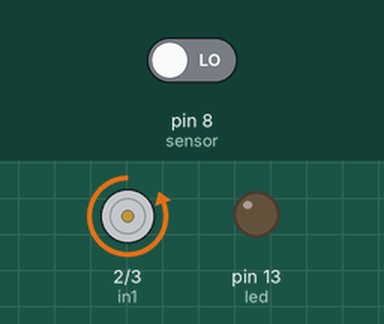
Recording of a sketch running on a simulated Arduino Uno, built with avr-gcc and run on an emulated ATmega328P. Parts: motor-driver pin pairs drawn as motors (green arrow = first pin HIGH = forward, orange = second pin HIGH = backward, longer = more drive), output pins drawn as LEDs (lit = HIGH). Inputs (shaded band) come from the test bench; at power-on: pin 8 (sensor) LOW.

Above: at 14.2 s.
14.3 s: pin 8 (sensor) driven HIGH
At 14.9 s:
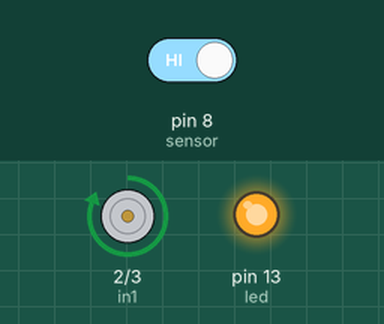
At 17.6 s:
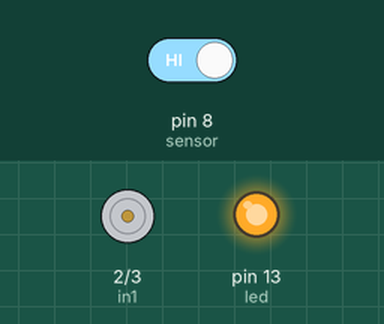
Timing chart, 0 to 19.1 s (numbered marks = the images above; inputs shaded):
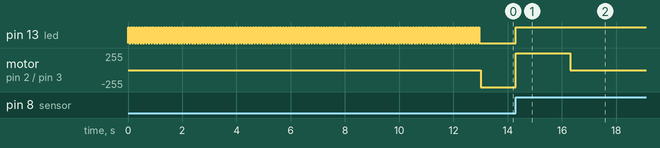

Measured:
- after the input at 14.3 s, pin 13 (led): LOW → HIGH at once; motor on pin 2 (in1) / pin 3 (in2): backward 255/255 → forward 255/255 at once, → stopped 2.0 s later

The sketch:

pir.ino
```cpp
int in1 = 2;
int in2 = 3;
int sensor = 8;
int led = 13;
void setup()
{
 pinMode(in1, OUTPUT);//in1 is selected as output pin of Arduino
 pinMode(in2, OUTPUT);//in2 is selected as output pin of Arduino
 pinMode(sensor, INPUT);//Sensor is selected as input pin of Arduino
 pinMode(led, OUTPUT);

 digitalWrite(in1,LOW);
 digitalWrite(in2,LOW);
 //digitalWrite(sensor,LOW);
 digitalWrite(led,LOW);
 while(millis()<13000)
 {
 digitalWrite(led,HIGH);
 delay(50);
 digitalWrite(led,LOW);
 delay(50);
 }
 digitalWrite(led,LOW);
 digitalWrite(in1,LOW);
 digitalWrite(in2,HIGH);

}
void loop()
{
 if(digitalRead(sensor)==HIGH)
 {
 digitalWrite(in1,HIGH);//code for door opening
 digitalWrite(in2,LOW);
 digitalWrite(led,HIGH);
 delay(2000);
 digitalWrite(in1,LOW);
 digitalWrite(in2,LOW);
 delay(10000);//door remain 10 sec open
 digitalWrite(in1,LOW);//code for closing the door
 digitalWrite(in2,HIGH);
 digitalWrite(led,LOW);
 delay(2000);
 digitalWrite(in1,LOW);
 digitalWrite(in2,LOW);

 }
}
```
